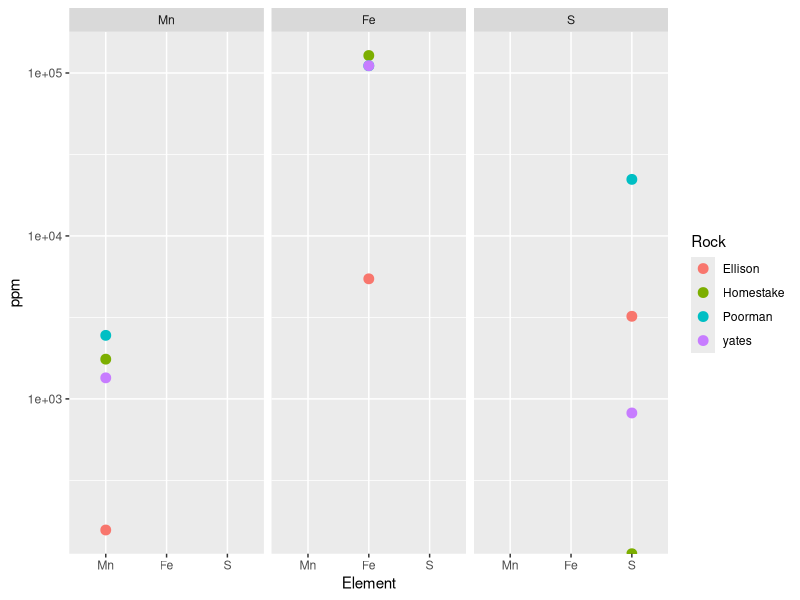

Generate this figure with R:
library(tidyverse)
library(ggplot2)

data <- read.csv("Demmo_Rocks.csv", header=TRUE)

data <- gather(data, Element, ppm, Ti:Ca, factor_key = TRUE)
data <- data %>% filter(Element %in% c("S", "Fe", "Mn"))
data$Rock <- gsub("Demmo3", "Poorman", data$Rock) 
data$Rock <- gsub("Demmo1", "Homestake", data$Rock) 
data$Rock <- gsub("Demmo2", "Ellison", data$Rock)


rock_chem.plot <- ggplot(data, aes(Element, ppm, color=Rock)) +
  geom_point(size=3) +
  scale_y_continuous(trans = "log10") + 
  theme_gray()
  #labs(x=expression('Cell density ('~10^4~'cells/'~mm^2~')')) +
  #scale_x_continuous(
    #breaks = c(0, 20000, 40000, 60000),
    #label = c(0, 2, 4, 6)) +
  #theme(axis.title.y="element_blank()") +
#legend.position = "none") 

rock_chem.plot +  facet_grid(cols = vars(Element))